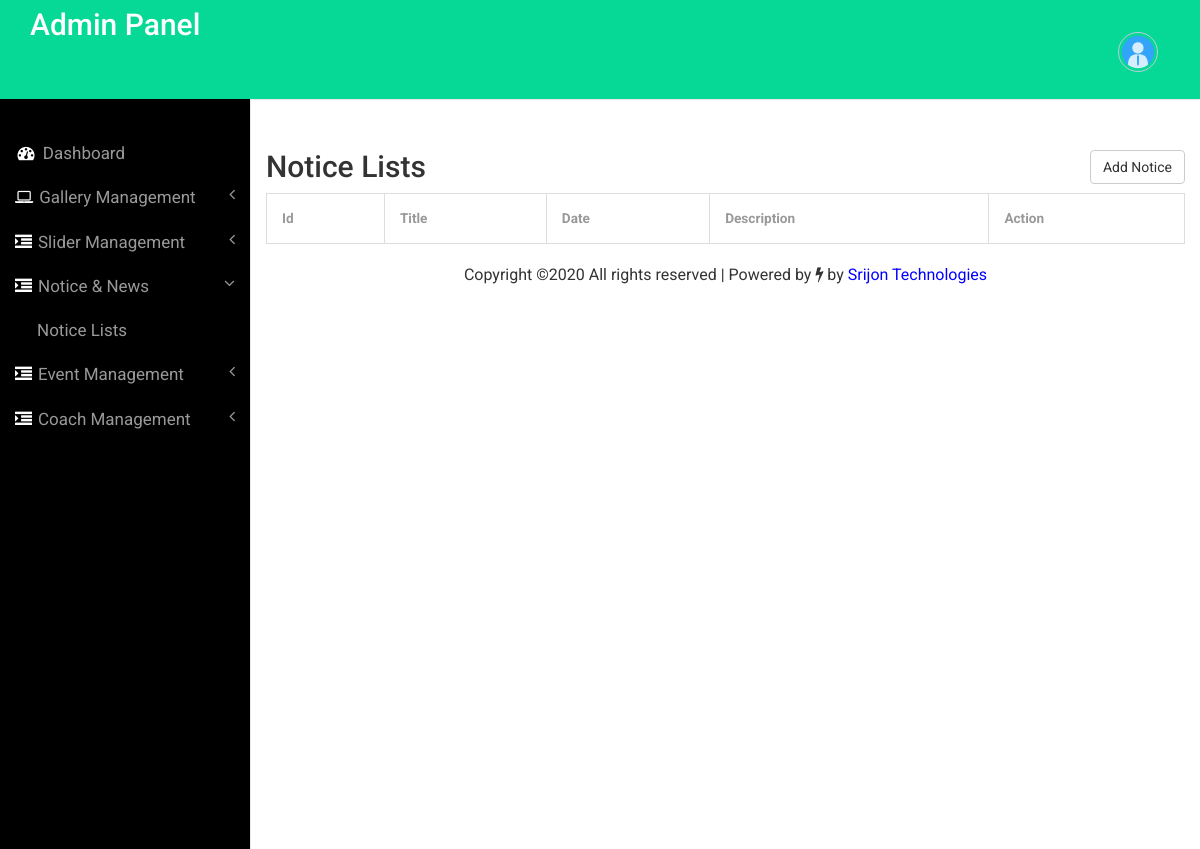
/admin/noticelist.php (signed in), run on an earlier commit of the app's database.
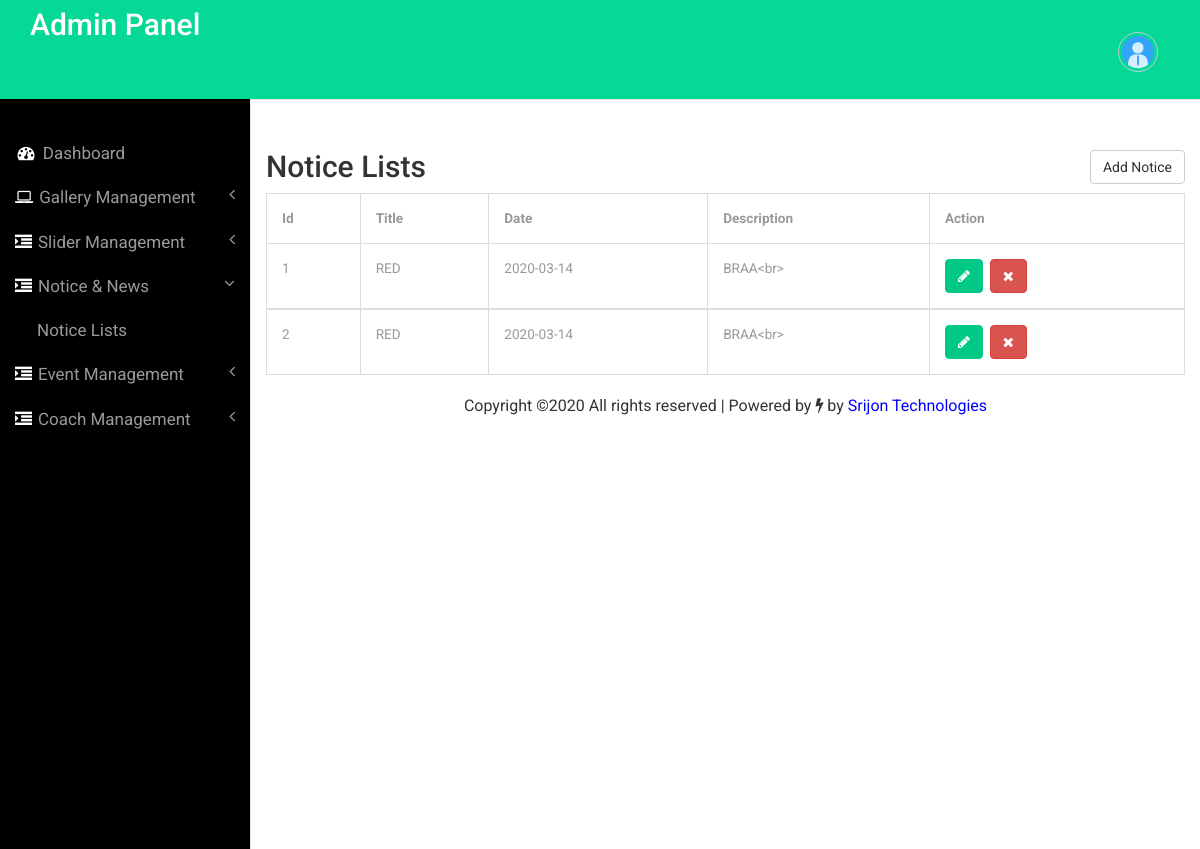
And on a later commit of the database.
### tables this page shows
CREATE TABLE `tbl_notice` (
  `Id` int(11) NOT NULL,
  `title` varchar(255) NOT NULL,
  `date` date NOT NULL,
  `description` longtext NOT NULL
);

### admin/noticelist.php (the view, shortened to what this page needs)
<?php
include('includes/config.php');
if(strlen($_SESSION['alogin'])==0)
	{
header('location:dashoard.php');
}
else{
	?>
<!DOCTYPE HTML>
<html>
<head>
<link href="css/bootstrap.min.css" rel='stylesheet' type='text/css' />
<link href="css/style.css" rel='stylesheet' type='text/css' />
<link href="css/font-awesome.css" rel="stylesheet">
</head>
<body>
<div id="wrapper">
        <nav class="top1 navbar navbar-default navbar-static-top" role="navigation" style="margin-bottom: 0">
			    <?php include('includes/sidebar.php'); ?>
        </nav>
        <div id="page-wrapper">
            <div class="container">
                <div class="margin">
                <div class="row">
                <div class="col-md-6"><h2>Notice Lists</h2></div>
      <div class="col-md-6"><a href="addnotice.php"><button type="submit" class="btn btn-default">Add Notice</button></a></div>
                    </div></div>
  <table class="table table-bordered">
    <thead>
      <tr>
        <th>Id</th>
        <th>Title</th>
        <th>Date</th>
        <th>Description</th>
        <th>Action</th>
      </tr>
    </thead>
    <?php $sql = "SELECT * from tbl_notice";
$query = $dbh -> prepare($sql);
$query->execute();
$results=$query->fetchAll(PDO::FETCH_OBJ);
$cnt=1;
if($query->rowCount() > 0)
{
foreach($results as $result)
{				?>
    <tbody>
      <tr>
      <td><?php echo htmlentities($cnt);?></td>
      <td><?php echo htmlentities($result->title);?></td>
      <td><?php echo htmlentities($result->date);?></td>
      <td><?php echo htmlentities($result->description);?></td>
      <td><a href="updatenotice.php?nid=<?php echo htmlentities($result->Id); ?>" class="btn btn-primary" title=""
      data-toggle="tooltip" data-original-title="Edit"><i class="fa fa-pencil"></i></a>&nbsp;
      <a href="noticelist.php?nid=<?php echo htmlentities($result->Id);?>" id="4"  onclick="return confirm('Do you really want to delete')" class="btn btn-danger delete-btn" title="Delete" data-toggle="tooltip">
        <i class="fa fa-times"></i></a>&nbsp;</td>
      </tr>
      <tr>
      <?php $cnt=$cnt+1;} }?>
    </tbody>
  </table>
</div>
                                    <?php include('includes/copyright.php') ?>
        </div>
      </div>
<link href="css/custom.css" rel="stylesheet">
</body>
</html>
  <?php } ?>

### admin/includes/sidebar.php (shortened to what this page needs)
            <div class="navbar-header">
                 <div class="container">
                                   <div class="logobox">
                                   <a class="navbar-brand" href="dashboard.php">Admin Panel</a>
                    </div></div>
            </div>
<ul class="nav navbar-nav navbar-right">
<li class="dropdown">
	        		<a href="#" class="dropdown-toggle avatar" data-toggle="dropdown"><img src="images/admin.png" alt=""/></a>
</li>
</ul>
 <div class="navbar-default sidebar" role="navigation">
                <div class="sidebar-nav navbar-collapse">
                    <ul class="nav" id="side-menu">
                        <li>
                            <a href="dashboard.php"><i class="fa fa-dashboard fa-fw nav_icon"></i>Dashboard</a>
                        </li>
                        <li>
                            <a href="#"><i class="fa fa-laptop nav_icon"></i>Gallery Management<span class="fa arrow"></span></a>
                        </li>
                        <li>
                            <a href="#"><i class="fa fa-indent nav_icon"></i>Slider Management<span class="fa arrow"></span></a>
                        </li>
                        <li>
                            <a href="#"><i class="fa fa-indent nav_icon"></i>Notice & News<span class="fa arrow"></span></a>
                            <ul class="nav nav-second-level">
                                <li>
                                    <a href="noticelist.php">Notice Lists</a>
                                </li>
                            </ul>
                        </li>
                        <li>
                            <a href="#"><i class="fa fa-indent nav_icon"></i>Event Management<span class="fa arrow"></span></a>
                        </li>
                        <li>
                            <a href="#"><i class="fa fa-indent nav_icon"></i>Coach Management<span class="fa arrow"></span></a>
                        </li>
                     </ul>
                </div>
            </div>

### admin/includes/copyright.php (shortened to what this page needs)
<center>
    <div class="copyright">
                <p>
                    Copyright &copy; All rights reserved | Powered by <i class="fa fa-bolt"></i> by <a  style="color:blue;" href="http://www.srijontechnologies.com/" target="_blank">Srijon Technologies</a>
                </p>
            </div>
</center>

### admin/css/style.css (style rules this page uses)
.container { width: auto; }
.margin { margin-top: 50px; }
.col-md-6 .btn-default { float: right; }
.navbar { min-height: 100px; }
.navbar-right { margin-top:25px; }
h4, h5, h6, h1, h2, h3 { margin-top: 0; }
ul, ol { margin: 0; }
p { margin: 0; }
html, body { font-family: 'Roboto', sans-serif; font-size: 100%; background:#000; overflow-x: hidden; }
a { text-decoration: none; color: white; }
body a { transition:0.5s all; -webkit-transition:0.5s all; -moz-transition:0.5s all; -o-transition:0.5s all; -ms-transition:0.5s all; }
.navbar .navbar-nav li a { padding: 0 10px; line-height: 56px; position: relative; }
.navbar .navbar-nav li .dropdown-toggle.avatar img { height: 40px; -webkit-border-radius: 50em; -moz-border-radius: 50em; border-radius: 50em; border: 1px solid #c0cadd; margin-top: -4px; }
.navbar-default.sidebar { background-color: #000; font-family: 'Roboto', sans-serif; }
nav.top1.navbar.navbar-default.navbar-static-top { background-color:rgb(6, 217, 149); font-family: 'Roboto', sans-serif; }
.navbar-default .navbar-brand { color: #fff !important; font-size: 30px; font-weight: 500; }
.navbar-right { margin-right: 32px !important; }
.navbar-right li { display:inline-block; }
i.nav_icon { color: #fff; margin-right:6px; }
.sidebar ul li a { color: #999; font-size:17px; }
ul.nav.navbar-nav.navbar-right { height: 51px; }
.sidebar-nav.navbar-collapse { margin: 2em 0 0 0; }
.table > thead > tr > th, .table > tbody > tr > th, .table > tfoot > tr > th, .table > thead > tr > td, .table > tbody > tr > td, .table > tfoot > tr > td { border-top: none !important; }
.btn-primary { background-color: rgb(0, 200, 135) !important; border-color: rgb(0, 200, 135) !important; color: #fff; }
.table > thead > tr > th, .table > tbody > tr > th, .table > tfoot > tr > th, .table > thead > tr > td, .table > tbody > tr > td, .table > tfoot > tr > td { font-size: 0.85em; color: #999; }
.table td, .table>tbody>tr>td, .table>tbody>tr>th, .table>tfoot>tr>td, .table>tfoot>tr>th, .table>thead>tr>td, .table>thead>tr>th { padding:15px !important; }
.table > thead > tr > th { border-bottom: 1px solid #ddd !important; }

### admin/css/custom.css (style rules this page uses)
#wrapper { width: 100%; }
#page-wrapper { min-height: 568px; background-color: #fff; }
@media (min-width:768px) { #page-wrapper { position: inherit; margin: 0 0 0 250px; border-left: 1px solid #e7e7e7; } }
.sidebar .sidebar-nav.navbar-collapse { padding-right: 0; padding-left: 0; }
.sidebar .arrow { float: right; }
.sidebar .fa.arrow:before { content: "\f104"; }
.sidebar .active>a>.fa.arrow:before { content: "\f107"; }
.sidebar .nav-second-level li, .sidebar .nav-third-level li { border-bottom: 0!important; }
.sidebar .nav-second-level li a { padding-left: 37px; }
@media (min-width:768px) { .sidebar { z-index: 1; position: absolute; width: 250px; margin-top: 99px; } }

What changed in the data, as far as the page shows it:
added tbl_notice: title "RED", date "2020-03-14", description "BRAA<br>"
added tbl_notice: title "RED", date "2020-03-14", description "BRAA<br>"
